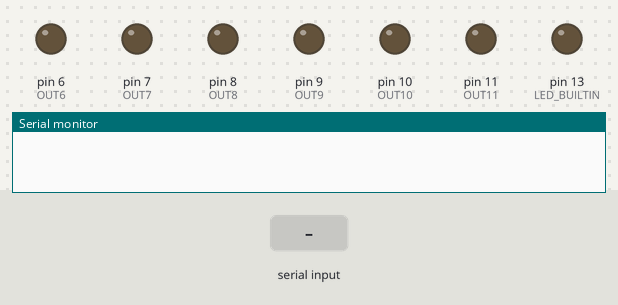
Simulated run of this sketch. Board: Arduino Uno, built with avr-gcc and run on an emulated ATmega328P. Shown: output pins drawn as LEDs (lit = HIGH), the last lines printed to the serial monitor. Inputs (shaded band) come from the test bench.

Above: at 4.2 s.
4.3 s: "AD" received over Serial
At 6.0 s:
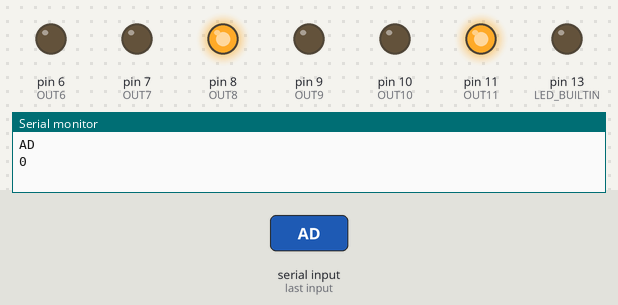
6.7 s: "AT" received over Serial
At 8.9 s:
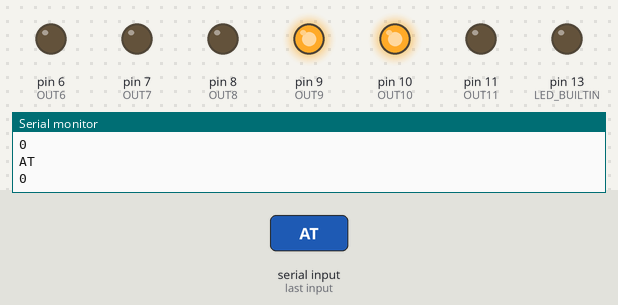
9.2 s: "IZ" received over Serial
At 10.9 s:
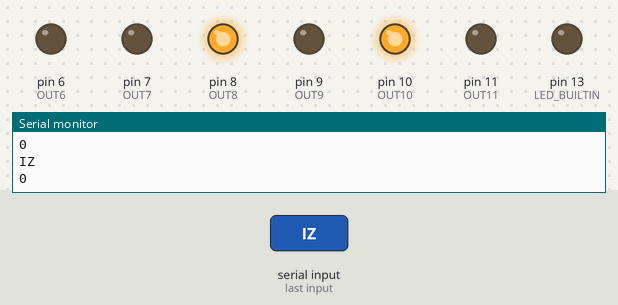
11.6 s: "DE" received over Serial
At 13.8 s:
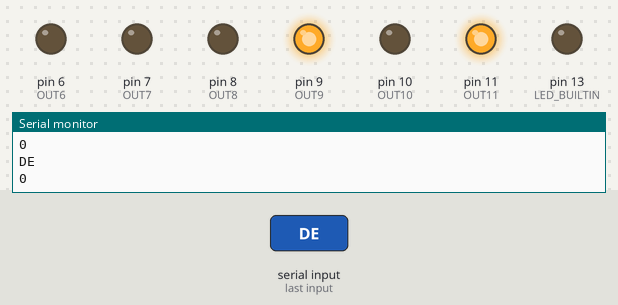
14.1 s: "CL" received over Serial
At 15.11 s:
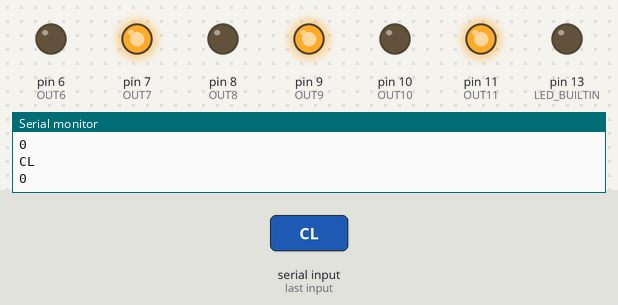
Timing chart, 0 to 17.1 s (numbered marks = the images above; inputs shaded):
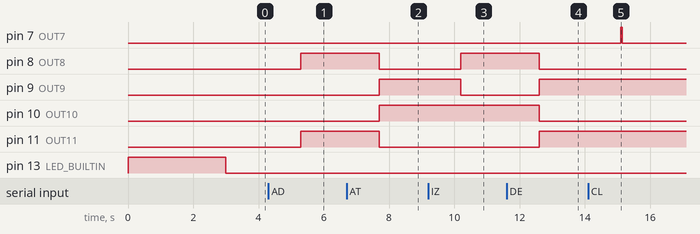

Measured:
- after the input at 4.3 s, pin 8 (OUT8), pin 11 (OUT11): LOW → HIGH after 1.0 s
- after the input at 6.7 s, pin 8 (OUT8), pin 11 (OUT11): HIGH → LOW after 1.0 s; pin 9 (OUT9), pin 10 (OUT10): LOW → HIGH after 1.0 s
- after the input at 9.2 s, pin 8 (OUT8): LOW → HIGH after 1.0 s; pin 9 (OUT9): HIGH → LOW after 1.0 s
- after the input at 11.6 s, pin 8 (OUT8), pin 10 (OUT10): HIGH → LOW after 1.0 s; pin 9 (OUT9), pin 11 (OUT11): LOW → HIGH after 1.0 s
- after the input at 14.1 s, pin 7 (OUT7): LOW → HIGH after 1.0 s, → LOW 0.05 s later

The sketch:

BlackRobotArduino.ino
```cpp
#define OUT6 6
#define OUT7 7
#define OUT8 8
#define OUT9 9
#define OUT10 10
#define OUT11 11
#define NUMCOMANDOS 7;

// Instrucciones permitidas: STOP, ADELANTE, ATRAS, IZQUIERDA, DERECHA, CLAXON Y LUCES
String comandos[] = {"ST", "AD", "AT", "IZ", "DE", "CL", "LU"};

void setup() {
  Serial.begin(57600);
  pinMode(LED_BUILTIN, OUTPUT);
  pinMode(OUT6, OUTPUT);
  pinMode(OUT7, OUTPUT);
  pinMode(OUT8, OUTPUT);
  pinMode(OUT9, OUTPUT);
  pinMode(OUT10, OUTPUT);
  pinMode(OUT11, OUTPUT);
  digitalWrite(OUT6, LOW);
  digitalWrite(OUT7, LOW);
  digitalWrite(OUT8, LOW);
  digitalWrite(OUT9, LOW);
  digitalWrite(OUT10, LOW);
  digitalWrite(OUT11, LOW);

  // Indicador visual de OK
  digitalWrite(LED_BUILTIN, HIGH);
  delay(3000);
  digitalWrite(LED_BUILTIN, LOW);
}


void loop() {
  String msg;
  String comando;
  int accion;
  byte val;

  if (Serial.available()) {
   msg=Serial.readString();
   comando = msg.substring(0,2);
   comando.toUpperCase();
   accion = msg.substring(2).toInt(); // 0 apagar 1 encender

   Serial.println(comando);
   Serial.println(accion);

    if (comandoValido(comando)) {
      if (comando.equals("ST")) motoresFrenar();
      if (comando.equals("AD")) motoresAdelante(0);
      if (comando.equals("AT")) motoresAtras(0);
      if (comando.equals("IZ")) motoresIzquierda(0);
      if (comando.equals("DE")) motoresDerecha(0);
      if (comando.equals("CL")) claxon();
      if (comando.equals("LU")) {
        if (accion==1)
          luzON();
        else
          luzOFF(); }
      }
   }
}

bool comandoValido(String comando) {
  int i;
  for (i=0;i<7;i++) {
      if (comando.equals(comandos[i]))
      return true;
  }
  return false;
}

void motoresAdelante(int motorSpeed) {
  //analogWrite(ENA, motorSpeed);
  //analogWrite(ENB, motorSpeed);
  digitalWrite(OUT8, HIGH);
  digitalWrite(OUT9, LOW);
  digitalWrite(OUT10, LOW);
  digitalWrite(OUT11, HIGH);
}

void motoresAtras(int motorSpeed) {
  //analogWrite(ENA, motorSpeed);
  //analogWrite(ENB, motorSpeed);
  digitalWrite(OUT8, LOW);
  digitalWrite(OUT9, HIGH);
  digitalWrite(OUT10, HIGH);
  digitalWrite(OUT11, LOW);
}

void motoresIzquierda(int motorSpeed) {
  //analogWrite(ENA, motorSpeed);
  //analogWrite(ENB, motorSpeed);
  digitalWrite(OUT8, HIGH);
  digitalWrite(OUT9, LOW);
  digitalWrite(OUT10, HIGH);
  digitalWrite(OUT11, LOW);
}

void motoresDerecha(int motorSpeed) {
  //analogWrite(ENA, motorSpeed);
  //analogWrite(ENB, motorSpeed);
  digitalWrite(OUT8, LOW);
  digitalWrite(OUT9, HIGH);
  digitalWrite(OUT10, LOW);
  digitalWrite(OUT11, HIGH);
}

void motoresFrenar () {
  //digitalWrite(ENA, LOW);
  //digitalWrite(ENB, LOW);
  digitalWrite(OUT8, LOW);
  digitalWrite(OUT9, LOW);
  digitalWrite(OUT10, LOW);
  digitalWrite(OUT11, LOW);
}

void luzON() {
  digitalWrite(OUT6, HIGH);
}

void luzOFF() {
  digitalWrite(OUT6, LOW);
}

void claxon() {
  digitalWrite(OUT7, HIGH);
  delay(50);
  digitalWrite(OUT7,LOW);
}
```
